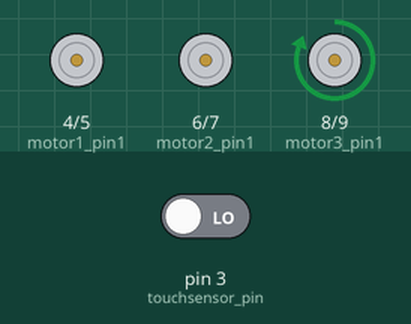
Recording of a sketch running on a simulated Arduino Uno, built with avr-gcc and run on an emulated ATmega328P. Shown: motor-driver pin pairs drawn as motors (green arrow = first pin HIGH = forward, orange = second pin HIGH = backward, longer = more drive). The inputs (shaded band) are chosen by the test bench; at power-on: pin 3 (touchsensor_pin) LOW.

Above: at 18.0 s.
18.1 s: pin 3 (touchsensor_pin) driven HIGH
At 19.7 s:
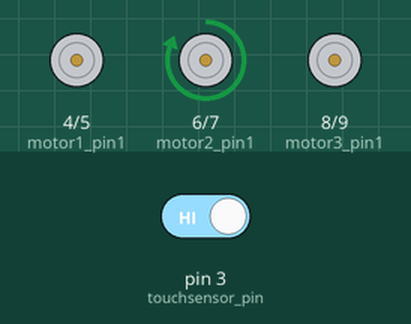
29.5 s: pin 3 (touchsensor_pin) driven LOW
At 36.8 s:
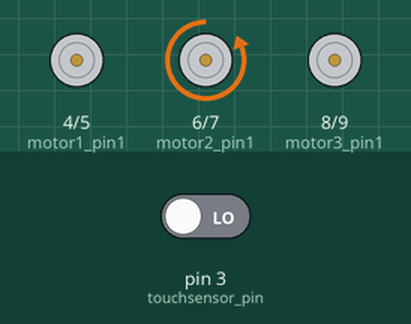
Timing chart, 0 to 45.5 s (numbered marks = the images above; inputs shaded):
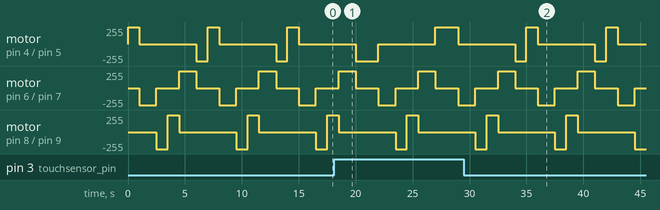

Measured:
- by itself, motor on pin 4 (motor1_pin1) / pin 5 (motor1_pin2): repeats every 7.0 s: stopped 5.0 s, backward 255/255 1.0 s, forward 255/255 1.0 s
- by itself, motor on pin 8 (motor3_pin1) / pin 9 (motor3_pin2): repeats every 7.0 s: forward 255/255 1.0 s, stopped 5.0 s, backward 255/255 1.0 s
- by itself, motor on pin 6 (motor2_pin1) / pin 7 (motor2_pin2): repeats every 7.0 s: stopped 2.0 s, forward 255/255 1.5 s, stopped 2.0 s, backward 255/255 1.5 s

The sketch:

mechanical_arm_code.ino
```cpp
//Пины моторов и датчика касания
//touchsensor - датчик касания
//Моторы пронумерованы снизу вверх: 1 - самый нижний, 2 - средний, 3 - наивысший
const int touchsensor_pin = 3;
const int motor1_pin1 = 4;
const int motor1_pin2 = 5;
const int motor2_pin1 = 6;
const int motor2_pin2 = 7;
const int motor3_pin1 = 8;
const int motor3_pin2 = 9;

void setup() {
  pinMode(motor1_pin1, OUTPUT);
  pinMode(motor1_pin2, OUTPUT);
  pinMode(motor2_pin1, OUTPUT);
  pinMode(motor2_pin2, OUTPUT);
  pinMode(motor3_pin1, OUTPUT);
  pinMode(motor3_pin2, OUTPUT);

}
//Создание фунций для движения моторов в разные стороны

//Двигают конструкцию влево и вправо соответственно
void motor1_left() {
  digitalWrite(motor1_pin1, 1);
  digitalWrite(motor1_pin2, 0);
}
void motor1_right() {
  digitalWrite(motor1_pin2, 1);
  digitalWrite(motor1_pin1, 0);
}

//Двигают среднюю часть конструкции вверх и вниз соответственно
void motor2_up() {
  digitalWrite(motor2_pin1, 1);
  digitalWrite(motor2_pin2, 0);
}
void motor2_down() {
  digitalWrite(motor2_pin2, 1);
  digitalWrite(motor2_pin1, 0);
}

//Двигают верхнюю часть конструкции вверх и вниз соответственно
void motor3_up() {
  digitalWrite(motor3_pin1, 1);
  digitalWrite(motor3_pin2, 0);
}
void motor3_down() {
  digitalWrite(motor3_pin2, 1);
  digitalWrite(motor3_pin1, 0);
}

//Функция для остановки всех моторов
void motors_Off() {
  digitalWrite(motor1_pin1, 0);
  digitalWrite(motor1_pin2, 0);
  digitalWrite(motor2_pin1, 0);
  digitalWrite(motor2_pin2, 0);
  digitalWrite(motor3_pin1, 0);
  digitalWrite(motor3_pin2, 0);
}
void loop() {
  //Расстояние движения моторов зависит от показателя delay()
  //Единица в delay - 1 миллисекунда. 1000 = 1 секунда
  //Эта часть программы отвечает за выход из исходного положения и поднятие предмета
  motor1_left();
  delay(1000);
  motors_Off();

  motor2_down();
  delay(1500);
  motors_Off();

  motor3_down();
  delay(1000);
  motors_Off();

  motor3_up();
  delay(1000);
  motors_Off();

  motor2_up();
  delay(1500);
  motors_Off();

  //Если предмет был поднят, то есть касание зафиксировано датчиком,
  //то конструкция передвигается в нужное положение, чтобы выложить предмет
  if (digitalRead(touchsensor_pin) == HIGH) {
    motor1_right();
    delay(2000);
    motors_Off();

    motor2_down();
    delay(1500);
    motors_Off();

    motor3_down();
    delay(1000);
    motors_Off();

    motor3_up();
    delay(1000);
    motors_Off();

    motor2_up();
    delay(1500);
    motors_Off();

    motor1_left();
    delay(1000);
    motors_Off();

  } else {
    //Ecли же касание не было, то конструкция возвращается в исходное положение
    motor1_right();
    delay(1000);
  }


}
```
